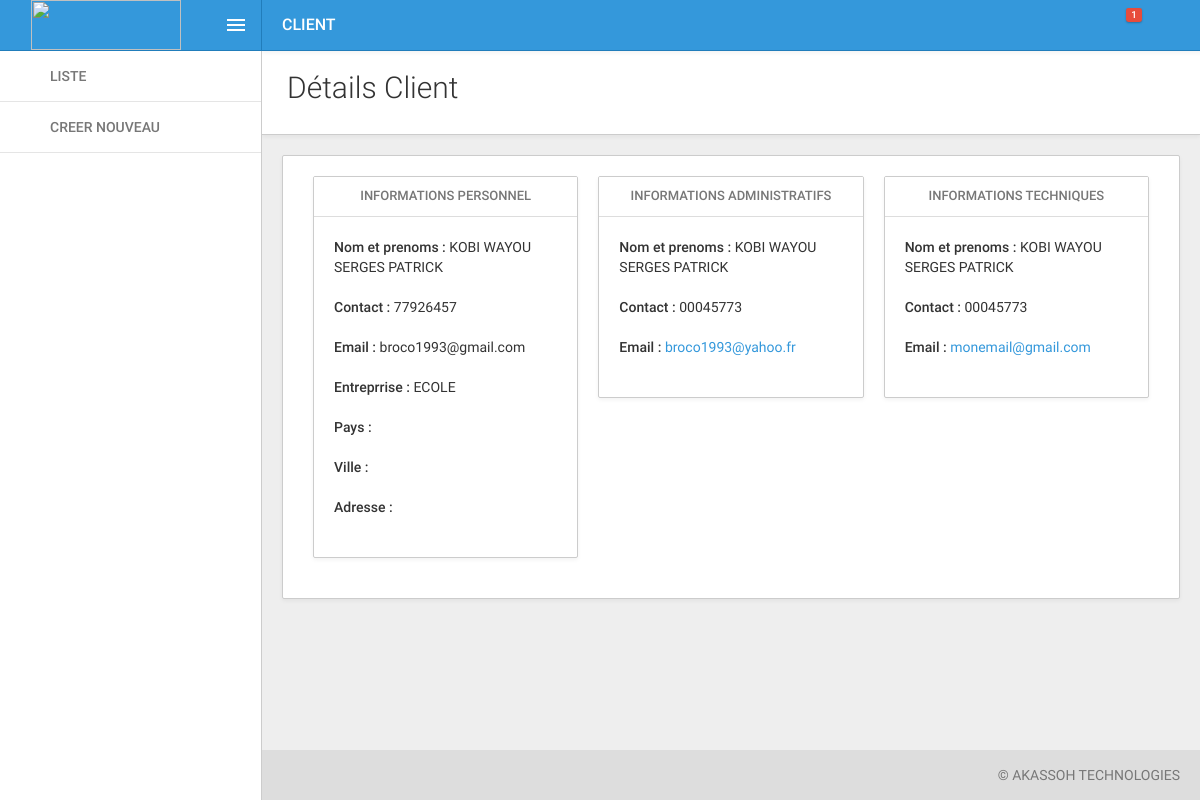
The app's page /kobi/view_clt.php?client=21016076921212 with its own data.
### tables this page shows
CREATE TABLE `personnelle` (
  `idPersonnelle` int(11) NOT NULL,
  `NOM_PRENOM` varchar(255) NOT NULL,
  `ContactPersonnelle` varchar(45) NOT NULL,
  `Email` varchar(255) NOT NULL,
  `Ville` varchar(45) NOT NULL,
  `Pays` varchar(45) NOT NULL,
  `Adresse` varchar(255) DEFAULT NULL
);

CREATE TABLE `entreprise` (
  `idEntreprise` int(11) NOT NULL,
  `ContactEntreprise` varchar(45) NOT NULL,
  `Email1` varchar(255) DEFAULT NULL,
  `Email2` varchar(255) DEFAULT NULL,
  `Entreprise` varchar(255) NOT NULL,
  `Pays` varchar(255) DEFAULT NULL,
  `Ville` varchar(255) NOT NULL,
  `Adresse` varchar(45) DEFAULT NULL,
  `Personnelle_idPersonnelle` int(11) NOT NULL
);

### kobi/view_clt.php (the view, shortened to what this page needs)
<!DOCTYPE html>
<html lang="en">
    <head>
        <link rel="stylesheet" type="text/css" href="assets/css/bootstrap-clearmin.min.css">
        <link rel="stylesheet" type="text/css" href="assets/css/roboto.css">
        <link rel="stylesheet" type="text/css" href="assets/css/material-design.css">
        <link rel="stylesheet" type="text/css" href="assets/css/small-n-flat.css">
        <link rel="stylesheet" type="text/css" href="assets/css/font-awesome.min.css">
    </head>
    <body class="cm-no-transition cm-1-navbar">
        <div id="cm-menu">
            <nav class="cm-navbar cm-navbar-primary">
                <?php
                 include("vue/logo.php")
                ?>
                <div class="btn btn-primary md-menu-white" data-toggle="cm-menu"></div>
            </nav>
            <?php
              include("vue/main.php")
            ?>
        </div>
        <header id="cm-header">
            <nav class="cm-navbar cm-navbar-primary">
                <div class="cm-flex">
                    <h1>CLIENT</h1>
                </div>
                <?php
                  include("vue/notification.php");
                ?>
                 <?php
                  include("vue/user.php")
                ?>
            </nav>
        </header>
        <div id="global">
            <div class="container-fluid cm-container-white">
                <h2 style="margin-top:0;">Détails Client</h2>
            </div>
            <?php
                     require_once('../connexion_file.php');
                    $numeroclient=$_GET['client'];
                    $requete=$based->query("SELECT  idPersonnelle,NOM_PRENOM,ContactPersonnelle,Email,personnelle.Ville,personnelle.Pays,personnelle.Adresse,idEntreprise,ContactEntreprise,Email1,Email2,Entreprise,entreprise.Ville,entreprise.Pays,entreprise.Adresse,Personnelle_idPersonnelle,Num_CMD
                                                                FROM personnelle,entreprise,commande WHERE idPersonnelle=Entreprise_idEntreprise AND Entreprise_idEntreprise=Personnelle_idPersonnelle AND Num_CMD=".$numeroclient );
                          While($result=$requete->fetch())
                          {
                                $nom=$result['NOM_PRENOM'];
                                $contactpersonne=$result['ContactPersonnelle'];
                                $mailpersonne=$result['Email'];
                                $contEnt=$result['ContactEntreprise'];
                                $mail1=$result['Email1'];
                                $mail2=$result['Email2'];
                                $nonEnt=$result['Entreprise'];
                           }
            ?>
            <div class="container-fluid">
                <div class="panel panel-default">
                    <div class="panel-body" id="demo-buttons">
                <div class="result cm-fix-height">
                    <div class="col-sm-4">
                        <div class="panel panel-default">
                            <div class="panel-heading">INFORMATIONS PERSONNEL</div>
                            <div class="panel-body">
                                <address>
                                    <strong>Nom et prenoms : </strong> <?php echo $nom;?>
                                    <br><br>
                                    <strong>Contact : </strong> <?php echo $contactpersonne;?>
                                    <br><br>
                                    <strong>Email : </strong> <a href="mailto:#"></a> <?php echo $mailpersonne;?>
                                    <br><br>
                                    <strong>Entreprrise : </strong> <?php echo $nonEnt;?>
                                    <br><br>
                                    <strong>Pays : </strong>
                                    <br><br>
                                    <strong>Ville : </strong>
                                    <br><br>
                                    <strong>Adresse : </strong>
                                </address>
                            </div>
                        </div>
                    </div>
                    <div class="col-sm-4">
                        <div class="panel panel-default">
                            <div class="panel-heading">INFORMATIONS ADMINISTRATIFS</div>
                            <div class="panel-body">
                                <address>
                                    <strong>Nom et prenoms : </strong> <?php echo $nom;?>
                                    <br><br>
                                    <strong>Contact : </strong> <?php echo $contEnt;?>
                                    <br><br>
                                    <strong>Email : </strong> <a href="mailto:#">  <?php echo $mail1;?>  </a>
                                </address>
                            </div>
                        </div>
                    </div>
                    <div class="col-sm-4">
                        <div class="panel panel-default">
                            <div class="panel-heading">INFORMATIONS TECHNIQUES</div>
                            <div class="panel-body">
                                <address>
                                    <strong>Nom et prenoms : </strong><?php echo $nom;?>
                                    <br><br>
                                    <strong>Contact : </strong><?php echo $contEnt;?>
                                    <br><br>
                                    <strong>Email : </strong> <a href="mailto:#">  <?php echo $mail2;?>  </a>
                                </address>
                            </div>
                        </div>
                    </div>
                </div>
                    </div>
                </div>
            </div>
            <?php
                include("vue/footer.php")
            ?>
        </div>
    </body>
</html>

### records on screen
personnelle: NOM_PRENOM "KOBI WAYOU SERGES PATRICK", ContactPersonnelle "77926457", Email "broco1993@gmail.com", entreprise.Entreprise "ECOLE", entreprise.ContactEntreprise "00045773", entreprise.Email1 "broco1993@yahoo.fr", entreprise.Email2 "monemail@gmail.com"
